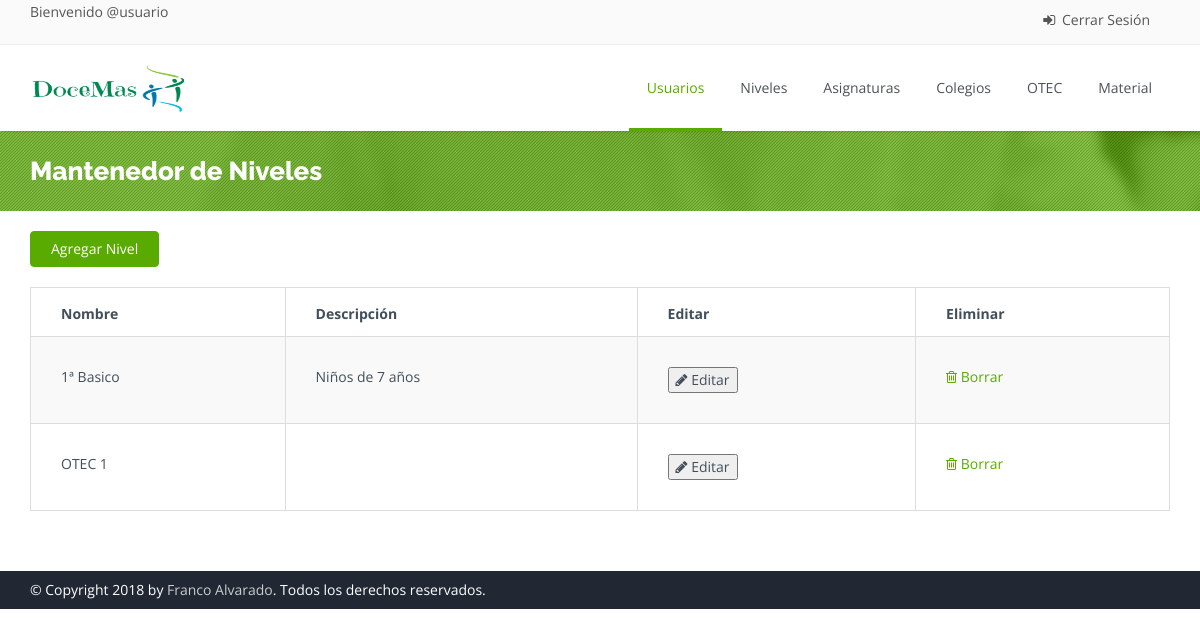
Page /nivel on the earlier database version.
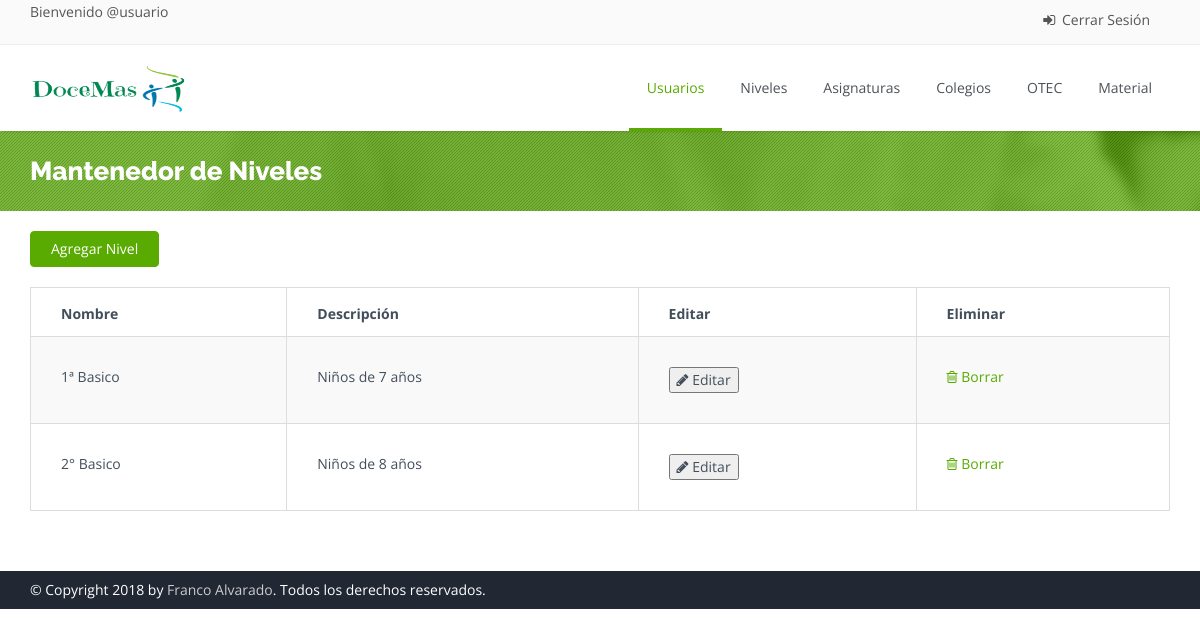
Same page on the later database version.
### polls/models.py (models this page shows, shortened)
class Nivel(models.Model):
    nombre = models.CharField(max_length=50)
    descripcion = models.CharField(max_length=100)

### polls/views.py (the view)
# urls.py: path('nivel',views.nivel, name = "nivel"),
def nivel(request):
    return render(request,'mant_nivel.html', {'niveles':Nivel.objects.all()} )

### polls/templates/mant_nivel.html (shortened to what the changed rows need)
<!DOCTYPE html>
<html>
    <head>
        {% load static %}
        <link rel="stylesheet" href="{% static "css/bootstrap.css" %}">
        <link rel="stylesheet" href="{% static "css/bootstrap-theme.css" %}">
        <link rel="stylesheet" href="{% static "css/fonts/font-awesome/css/font-awesome.css" %}">
        <link rel="stylesheet" href="{% static "css/animations.css" %}" media="screen">
        <link rel="stylesheet" href="{% static "css/superfish.css" %}" media="screen">
        <link rel="stylesheet" href="{% static "css/revolution-slider/css/settings.css" %}" media="screen">
        <link rel="stylesheet" href="{% static "css/revolution-slider/css/extralayers.css" %}" media="screen">
        <link rel="stylesheet" href="{% static "css/prettyPhoto.css" %}" media="screen">
        <link rel="stylesheet" href="{% static "css/style.css" %}">
        <link rel="stylesheet" href="{% static "css/colors/green.css" %}" class="colors">
        <link rel="stylesheet" href="{% static "css/theme-responsive.css" %}">
        <link rel="stylesheet" href="{% static "css/sweetalert2.min.css" %}" type="text/css">
    </head>
    <body class="home">
        <div class="wrap">
            <header id="header">
                <div class="main-header">
                    <div class="container">
                        <div class="logo pull-left">
                            <h1>
                                <a href="/adm">
                                <img class="" src="{% static "img/carrusel/logodocemas.png" %}" alt="DoceMas" width="160" height="60">
                                </a>
                            </h1>
                        </div>
                    </div>
                </div>
            </header>
            <section id="main">
                <div class="breadcrumb-wrapper">
                    <div class="pattern-overlay">
                        <div class="container">
                            <div class="row">
                                <div class="col-lg-6 col-md-6 col-xs-12 col-sm-6">
                                    <h2 class="title">Mantenedor de Niveles</h2>
                                </div>
                            </div>
                        </div>
                    </div>
                </div>
                <div class="content margin-bottom60">
                    <div class="container">
                        <div class="row">
                            <div class="col-sm-12 col-md-12">
                                <div class="table-box">
                                    <table class="shopping-cart-table responsive-table table table-bordered table-striped" id="shopping-cart-table">
                                        <thead>
                                            <tr>
                                                <th>Nombre</th>
                                                <th>Descripción</th>
                                                <th>Editar</th>
                                                <th>Eliminar</th>
                                            </tr>
                                        </thead>
                                        <tbody>
                                            {% for elemento in niveles %}
                                                <tr id="datos">
                                                    <td>{{elemento.nombre}}</td>
                                                    <td>{{elemento.descripcion}}</td>
                                                    <td>
                                                        <button type="button" data-toggle="modal" data-target="#edit_nivel" onclick="cap_datos('{{elemento.id}}', '{{elemento.nombre}}', '{{elemento.descripcion}}')"><i class="fa fa-pencil"></i> Editar</a></button>
                                                    </td>
                                                    <td>
                                                        <a href="#"><i class="fa fa-trash-o"></i> Borrar</a>
                                                    </td>
                                                </tr>
                                            {% endfor %}
                                        </tbody>
                                    </table>
                                </div>
                            </div>
                        </div>
                    </div>
                </div>
            </section>
    </body>
</html>

Differences in the rows shown:
changed Nivel: nombre "OTEC 1" → "2° Basico"; descripcion (not shown) → "Niños de 8 años"
